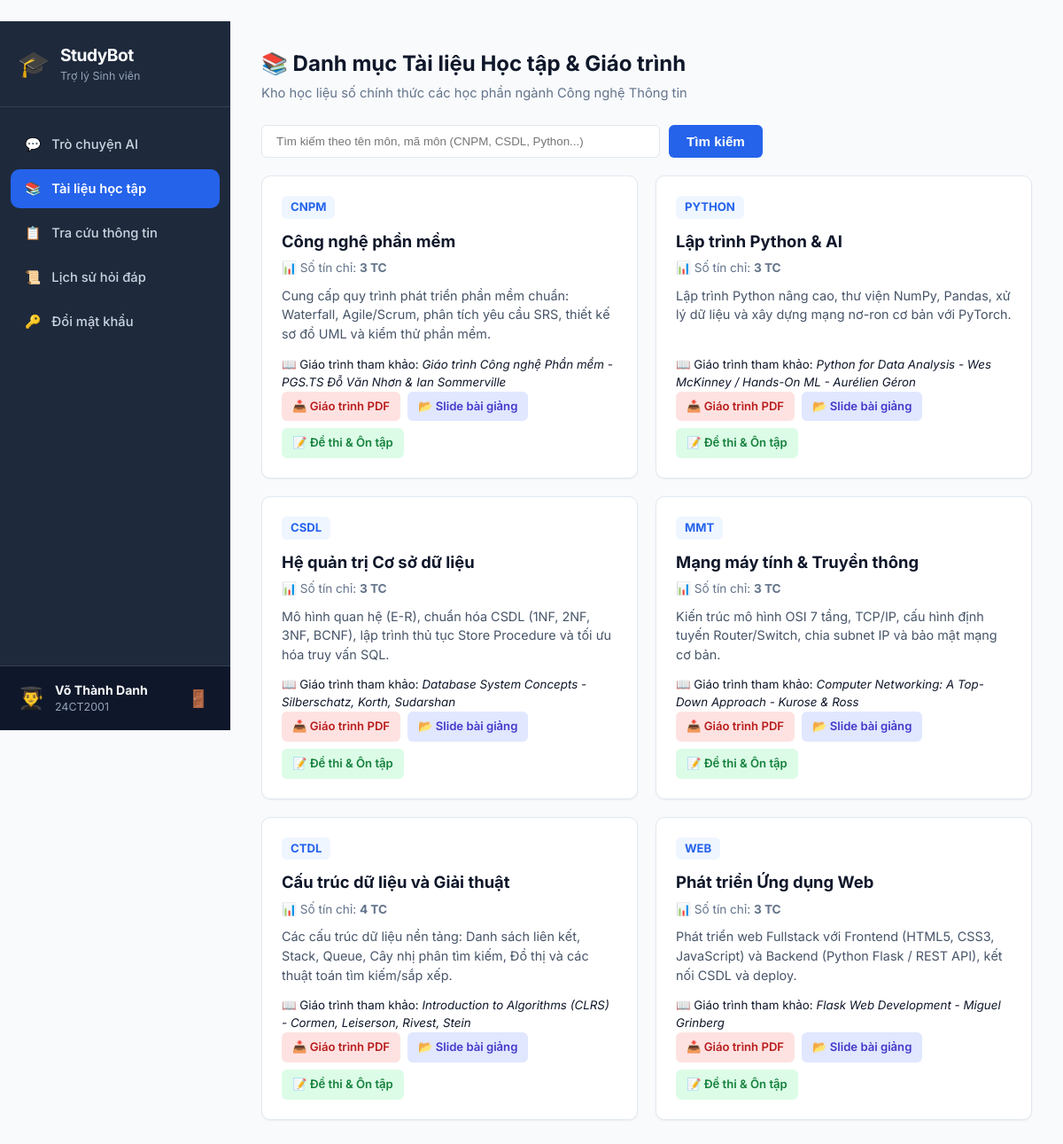
Screenshot of /materials (signed in) with the database file from the repository.
### tables this page shows
CREATE TABLE users (
	id INTEGER NOT NULL, 
	student_code VARCHAR(30), 
	username VARCHAR(80) NOT NULL, 
	full_name VARCHAR(120), 
	password_hash VARCHAR(255) NOT NULL, 
	role VARCHAR(20) NOT NULL, 
	status VARCHAR(20) NOT NULL, 
	created_at DATETIME, 
	PRIMARY KEY (id), 
	UNIQUE (student_code), 
	UNIQUE (username)
);

CREATE TABLE materials (
	id INTEGER NOT NULL, 
	subject_code VARCHAR(20) NOT NULL, 
	title VARCHAR(150) NOT NULL, 
	type VARCHAR(50), 
	syllabus_url VARCHAR(300), 
	slides_url VARCHAR(300), 
	exam_url VARCHAR(300), 
	reference_book VARCHAR(255), 
	status VARCHAR(20), 
	updated_at DATETIME, 
	PRIMARY KEY (id)
);

### app/routes.py (the view, shortened to what this page needs)
@main_bp.route('/materials')
@login_required
def user_materials():
    query = request.args.get('q', '').strip().lower()
    materials = Material.query.filter_by(status='active').all()
    subjects = {s.code: s for s in Subject.query.all()}
    return render_template('user/materials.html', user=current_user, materials=materials, subjects=subjects, query=query)

### app/__init__.py (called while the page is built)
def create_app():
    app = Flask(__name__)
    app.config['SECRET_KEY'] = os.environ.get('SECRET_KEY', 'studybot-secret-key-production-2025')
    app.config['SQLALCHEMY_DATABASE_URI'] = os.environ.get('DATABASE_URL', 'sqlite:///studybot.db')
    app.config['SQLALCHEMY_TRACK_MODIFICATIONS'] = False
    db.init_app(app)
    login_manager.init_app(app)
    login_manager.login_view = 'auth.login'
    login_manager.login_message = 'Vui lòng đăng nhập để tiếp tục.'
    login_manager.login_message_category = 'warning'
    @login_manager.user_loader
    def load_user(user_id):
        return User.query.get(int(user_id))
    from .routes import main_bp
    from .auth import auth_bp
    app.register_blueprint(main_bp)
    app.register_blueprint(auth_bp)
    with app.app_context():
        db.create_all()
        seed_initial_data()
    return app

### app/templates/user/materials.html (shortened to what this page needs)
{% extends "base.html" %}
{% block content %}
<div class="app-layout">
    <aside class="app-sidebar">
        <div class="sidebar-brand">
            <div class="brand-icon">🎓</div>
            <div class="brand-text">
                <h3>StudyBot</h3>
                <small>Trợ lý Sinh viên</small>
            </div>
        </div>
        <nav class="sidebar-menu">
            <a href="{{ url_for('main.dashboard') }}" class="menu-item">
                <span class="icon">💬</span> Trò chuyện AI
            </a>
            <a href="{{ url_for('main.user_materials') }}" class="menu-item active">
                <span class="icon">📚</span> Tài liệu học tập
            </a>
            <a href="{{ url_for('main.user_info') }}" class="menu-item">
                <span class="icon">📋</span> Tra cứu thông tin
            </a>
            <a href="{{ url_for('main.chat_history') }}" class="menu-item">
                <span class="icon">📜</span> Lịch sử hỏi đáp
            </a>
            <a href="{{ url_for('auth.change_password') }}" class="menu-item">
                <span class="icon">🔑</span> Đổi mật khẩu
            </a>
        </nav>
        <div class="sidebar-user">
            <div class="user-avatar">👨‍🎓</div>
            <div class="user-info">
                <strong>{{ user.full_name or user.username }}</strong>
                <small>{{ user.student_code or 'Sinh viên' }}</small>
            </div>
            <a href="{{ url_for('auth.logout') }}" class="btn-logout" title="Đăng xuất">🚪</a>
        </div>
    </aside>
    <main class="app-main">
        <header class="main-header">
            <div>
                <h2>📚 Danh mục Tài liệu Học tập & Giáo trình</h2>
                <p>Kho học liệu số chính thức các học phần ngành Công nghệ Thông tin</p>
            </div>
        </header>
        <div class="filter-bar">
            <form method="GET" action="{{ url_for('main.user_materials') }}" class="search-form">
                <input type="text" name="q" value="{{ query }}" placeholder="Tìm kiếm theo tên môn, mã môn (CNPM, CSDL, Python...)" class="search-input">
                <button type="submit" class="btn-primary">Tìm kiếm</button>
            </form>
        </div>
        <div class="cards-grid">
            {% if materials %}
                {% for m in materials %}
                {% set sub = subjects.get(m.subject_code) %}
                <div class="material-card">
                    <div class="card-badge">{{ m.subject_code }}</div>
                    <h3 class="card-title">{{ sub.name if sub else m.title }}</h3>
                    <p class="card-meta">
                        <span>📊 Số tín chỉ: <strong>{{ sub.credits if sub else 3 }} TC</strong></span>
                    </p>
                    <p class="card-desc">{{ sub.description if sub and sub.description else m.title }}</p>
                    {% if m.reference_book %}
                    <div class="card-ref">
                        <small>📖 Giáo trình tham khảo: <em>{{ m.reference_book }}</em></small>
                    </div>
                    {% endif %}
                    <div class="card-actions">
                        {% if m.syllabus_url %}
                        <a href="{{ m.syllabus_url }}" target="_blank" rel="noopener noreferrer" class="btn-action btn-pdf">📥 Giáo trình PDF</a>
                        {% endif %}
                        {% if m.slides_url %}
                        <a href="{{ m.slides_url }}" target="_blank" rel="noopener noreferrer" class="btn-action btn-slide">📂 Slide bài giảng</a>
                        {% endif %}
                        {% if m.exam_url %}
                        <a href="{{ m.exam_url }}" target="_blank" rel="noopener noreferrer" class="btn-action btn-exam">📝 Đề thi & Ôn tập</a>
                        {% endif %}
                    </div>
                </div>
                {% endfor %}
            {% else %}
                <div class="empty-state">
                    <p>🔍 Không tìm thấy tài liệu phù hợp với từ khóa "<strong>{{ query }}</strong>".</p>
                </div>
            {% endif %}
        </div>
    </main>
</div>
{% endblock %}

### app/static/css/style.css (style rules this page uses)
* { box-sizing: border-box; margin: 0; padding: 0; }
body { font-family: 'Inter', -apple-system, BlinkMacSystemFont, 'Segoe UI', Roboto, sans-serif; background-color: var(--bg-main); color: var(--text-main); line-height: 1.5; -webkit-font-smoothing: antialiased; }
.btn-primary { background: var(--primary); color: #ffffff; border: none; padding: 10px 20px; border-radius: var(--radius-sm); font-weight: 600; cursor: pointer; transition: background 0.2s; font-size: 0.95rem; }
.app-layout { display: flex; min-height: 100vh; }
.app-sidebar { width: 260px; background: #1e293b; color: #f8fafc; display: flex; flex-direction: column; flex-shrink: 0; position: sticky; top: 0; height: 100vh; }
.sidebar-brand { display: flex; align-items: center; gap: 12px; padding: 24px 20px; border-bottom: 1px solid #334155; }
.brand-icon { font-size: 1.8rem; }
.brand-text h3 { font-size: 1.2rem; font-weight: 700; letter-spacing: -0.5px; }
.brand-text small { color: #94a3b8; font-size: 0.78rem; }
.sidebar-menu { flex: 1; padding: 20px 12px; display: flex; flex-direction: column; gap: 6px; }
.menu-item { display: flex; align-items: center; gap: 12px; padding: 11px 16px; color: #cbd5e1; text-decoration: none; border-radius: var(--radius-md); font-size: 0.92rem; font-weight: 500; transition: all 0.2s; }
.menu-item.active { background: var(--primary); color: #ffffff; font-weight: 600; }
.sidebar-user { padding: 16px 20px; border-top: 1px solid #334155; display: flex; align-items: center; gap: 12px; background: #0f172a; }
.user-avatar { font-size: 1.5rem; }
.user-info { flex: 1; overflow: hidden; }
.user-info strong { display: block; font-size: 0.88rem; white-space: nowrap; overflow: hidden; text-overflow: ellipsis; }
.user-info small { color: #94a3b8; font-size: 0.78rem; }
.btn-logout { color: #94a3b8; text-decoration: none; font-size: 1.2rem; padding: 4px; border-radius: 4px; transition: color 0.2s; }
.app-main { flex: 1; padding: 30px 35px; overflow-y: auto; max-width: 1200px; }
.main-header { margin-bottom: 25px; }
.main-header h2 { font-size: 1.5rem; font-weight: 700; color: #0f172a; }
.main-header p { color: var(--text-muted); font-size: 0.92rem; margin-top: 4px; }
.cards-grid { display: grid; grid-template-columns: repeat(auto-fill, minmax(320px, 1fr)); gap: 20px; }
.material-card { background: #ffffff; border: 1px solid var(--border-color); border-radius: var(--radius-md); padding: 22px; box-shadow: var(--shadow-sm); display: flex; flex-direction: column; }
.card-badge { align-self: flex-start; background: var(--primary-light); color: var(--primary); font-weight: 700; font-size: 0.82rem; padding: 3px 10px; border-radius: 6px; margin-bottom: 12px; }
.card-title { font-size: 1.15rem; font-weight: 700; margin-bottom: 6px; color: #0f172a; }
.card-meta { font-size: 0.85rem; color: var(--text-muted); margin-bottom: 10px; }
.card-desc { font-size: 0.9rem; color: #475569; flex: 1; margin-bottom: 14px; line-height: 1.5; }
.card-actions { display: flex; flex-wrap: wrap; gap: 8px; margin-top: auto; }
.btn-action { display: inline-block; padding: 7px 12px; border-radius: var(--radius-sm); font-size: 0.82rem; font-weight: 600; text-decoration: none; transition: opacity 0.2s; }
.btn-pdf { background: #fee2e2; color: #b91c1c; }
.btn-slide { background: #e0e7ff; color: #4338ca; }
.btn-exam { background: #dcfce7; color: #15803d; }
.filter-bar { margin-bottom: 20px; }
.search-form { display: flex; gap: 10px; }
.search-input { flex: 1; max-width: 450px; padding: 10px 16px; border: 1.5px solid var(--border-color); border-radius: var(--radius-sm); outline: none; }

### rows the page displays
users: full_name "Võ Thành Danh"
materials: subject_code "CNPM", name "Công nghệ phần mềm", credits "3", description "Cung cấp quy trình phát triển phần mềm chuẩn: Waterfall, Agile/Scrum, phân tích yêu cầu SRS, thiết kế sơ đồ UML và kiểm thử phần mềm.", reference_book "Giáo trình Công nghệ Phần mềm - PGS.TS Đỗ Văn Nhơn & Ian Sommerville"
materials: subject_code "PYTHON", name "Lập trình Python & AI", credits "3", description "Lập trình Python nâng cao, thư viện NumPy, Pandas, xử lý dữ liệu và xây dựng mạng nơ-ron cơ bản với PyTorch.", reference_book "Python for Data Analysis - Wes McKinney / Hands-On ML - Aurélien Géron"
materials: subject_code "CSDL", name "Hệ quản trị Cơ sở dữ liệu", id "3", description "Mô hình quan hệ (E-R), chuẩn hóa CSDL (1NF, 2NF, 3NF, BCNF), lập trình thủ tục Store Procedure và tối ưu hóa truy vấn SQL.", reference_book "Database System Concepts - Silberschatz, Korth, Sudarshan"
materials: subject_code "MMT", name "Mạng máy tính & Truyền thông", credits "3", description "Kiến trúc mô hình OSI 7 tầng, TCP/IP, cấu hình định tuyến Router/Switch, chia subnet IP và bảo mật mạng cơ bản.", reference_book "Computer Networking: A Top-Down Approach - Kurose & Ross"
materials: subject_code "CTDL", name "Cấu trúc dữ liệu và Giải thuật", credits "4", description "Các cấu trúc dữ liệu nền tảng: Danh sách liên kết, Stack, Queue, Cây nhị phân tìm kiếm, Đồ thị và các thuật toán tìm kiếm/sắp xếp.", reference_book "Introduction to Algorithms (CLRS) - Cormen, Leiserson, Rivest, Stein"
materials: subject_code "WEB", name "Phát triển Ứng dụng Web", credits "3", description "Phát triển web Fullstack với Frontend (HTML5, CSS3, JavaScript) và Backend (Python Flask / REST API), kết nối CSDL và deploy.", reference_book "Flask Web Development - Miguel Grinberg"

### other values shown
{{ user.student_code or 'Sinh viên' }} "24CT2001"
